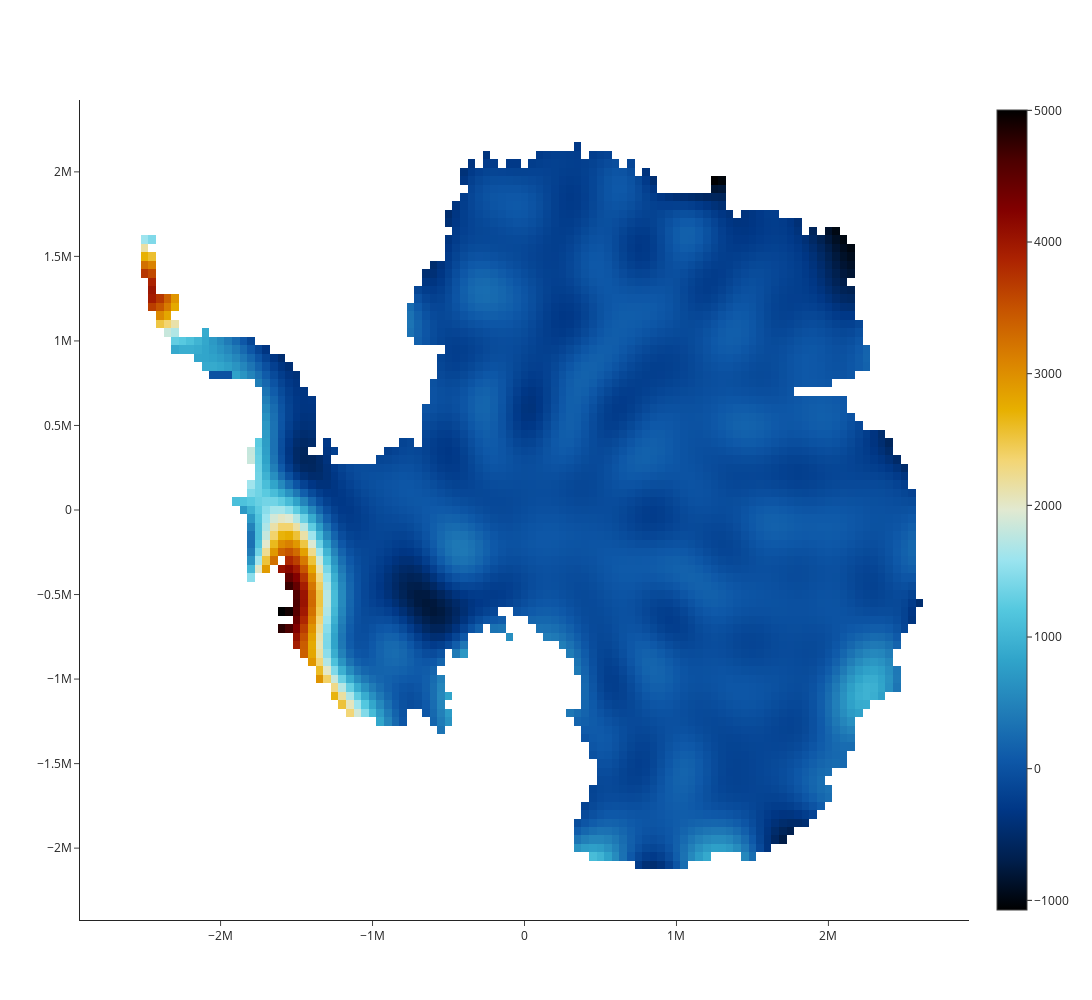

Notebook source saved alongside this figure:
### Code cell
# Visualise any time slice
fig = go.Figure(data = go.Heatmap(
                   z = gmb.dm[1],
                   x = gmb.dm.x,
                   y = gmb.dm.y,
                   colorscale = "IceFire"))

fig.update_layout(
    autosize = False,
    width = 1100,
    height = 1000)

fig.update_layout(template = "simple_white")

fig.show()
